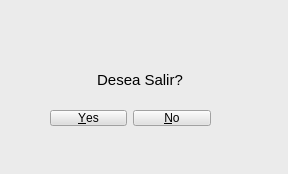
<?xml version="1.0" encoding="UTF-8"?>
<ui version="4.0">
 <class>windowaviso</class>
 <widget class="QDialog" name="windowaviso">
  <property name="windowModality">
   <enum>Qt::ApplicationModal</enum>
  </property>
  <property name="geometry">
   <rect>
    <x>0</x>
    <y>0</y>
    <width>288</width>
    <height>174</height>
   </rect>
  </property>
  <property name="windowTitle">
   <string>Aviso</string>
  </property>
  <property name="windowIcon">
   <iconset>
    <normaloff>../../.designer/backup/img/warning.png</normaloff>../../.designer/backup/img/warning.png</iconset>
  </property>
  <property name="styleSheet">
   <string notr="true">background-color: rgb(235, 235, 235);</string>
  </property>
  <property name="modal">
   <bool>true</bool>
  </property>
  <widget class="QDialogButtonBox" name="btnBoxAviso">
   <property name="geometry">
    <rect>
     <x>50</x>
     <y>110</y>
     <width>161</width>
     <height>16</height>
    </rect>
   </property>
   <property name="styleSheet">
    <string notr="true">background-color: rgb(225, 225, 225);
selection-background-color: rgb(255, 255, 255);</string>
   </property>
   <property name="orientation">
    <enum>Qt::Horizontal</enum>
   </property>
   <property name="standardButtons">
    <set>QDialogButtonBox::No|QDialogButtonBox::Yes</set>
   </property>
   <property name="centerButtons">
    <bool>true</bool>
   </property>
  </widget>
  <widget class="QLabel" name="lblAviso">
   <property name="geometry">
    <rect>
     <x>70</x>
     <y>70</y>
     <width>140</width>
     <height>20</height>
    </rect>
   </property>
   <property name="font">
    <font>
     <family>Arial</family>
     <pointsize>11</pointsize>
     <weight>50</weight>
     <italic>false</italic>
     <bold>false</bold>
     <stylestrategy>PreferAntialias</stylestrategy>
    </font>
   </property>
   <property name="styleSheet">
    <string notr="true">border-color: rgb(0, 85, 255);
font: 11pt &quot;Arial&quot;;</string>
   </property>
   <property name="frameShadow">
    <enum>QFrame::Raised</enum>
   </property>
   <property name="text">
    <string>Desea Salir?</string>
   </property>
   <property name="alignment">
    <set>Qt::AlignCenter</set>
   </property>
   <property name="wordWrap">
    <bool>false</bool>
   </property>
   <property name="margin">
    <number>0</number>
   </property>
  </widget>
  <widget class="QLabel" name="lblmageAviso">
   <property name="geometry">
    <rect>
     <x>110</x>
     <y>10</y>
     <width>51</width>
     <height>41</height>
    </rect>
   </property>
   <property name="text">
    <string/>
   </property>
   <property name="pixmap">
    <pixmap>img/warning.png</pixmap>
   </property>
   <property name="scaledContents">
    <bool>true</bool>
   </property>
  </widget>
 </widget>
 <resources/>
 <connections>
  <connection>
   <sender>btnBoxAviso</sender>
   <signal>accepted()</signal>
   <receiver>windowaviso</receiver>
   <slot>accept()</slot>
   <hints>
    <hint type="sourcelabel">
     <x>248</x>
     <y>254</y>
    </hint>
    <hint type="destinationlabel">
     <x>157</x>
     <y>274</y>
    </hint>
   </hints>
  </connection>
  <connection>
   <sender>btnBoxAviso</sender>
   <signal>rejected()</signal>
   <receiver>windowaviso</receiver>
   <slot>reject()</slot>
   <hints>
    <hint type="sourcelabel">
     <x>316</x>
     <y>260</y>
    </hint>
    <hint type="destinationlabel">
     <x>286</x>
     <y>274</y>
    </hint>
   </hints>
  </connection>
 </connections>
</ui>
